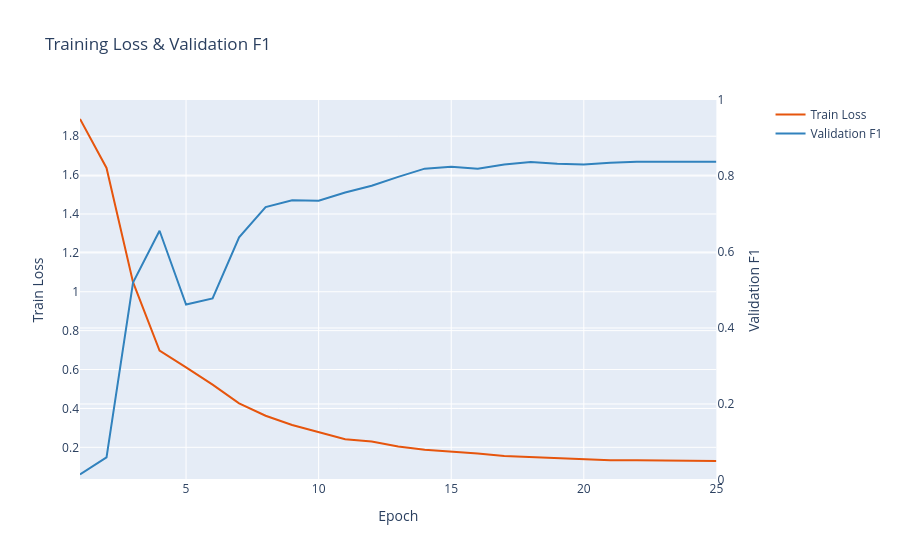

Notebook code for this chart:
### Code cell
# Interactive Plotly version too, matching the package's own visualization module
fig_train = plot_training_curves(history)
fig_train.write_html(str(OUTPUT_DIR / "training_curves.html"), include_plotlyjs="cdn")
fig_train.show()

### Figure 1 — Plotly figure (JSON) as saved in the notebook; plotly's stock layout.template omitted (floating-point values rounded to 4 significant figures)
{"data": [{"line": {"color": "#e6550d"}, "name": "Train Loss", "type": "scatter", "x": [1, 2, 3, 4, 5, 6, 7, 8, 9, 10, 11, 12, 13, 14, 15, 16, 17, 18, 19, 20, 21, 22, 23, 24, 25], "xaxis": "x", "y": [1.889, 1.637, 1.049, 0.6972, 0.6113, 0.5227, 0.4259, 0.3622, 0.315, 0.2775, 0.2418, 0.2301, 0.204, 0.1871, 0.1793, 0.1681, 0.1558, 0.1495, 0.1455, 0.137, 0.1339, 0.133, 0.1329, 0.1298, 0.1295], "yaxis": "y"}, {"line": {"color": "#3182bd"}, "name": "Validation F1", "type": "scatter", "x": [1, 2, 3, 4, 5, 6, 7, 8, 9, 10, 11, 12, 13, 14, 15, 16, 17, 18, 19, 20, 21, 22, 23, 24, 25], "xaxis": "x", "y": [0.01471, 0.05967, 0.5196, 0.656, 0.4616, 0.4779, 0.6385, 0.718, 0.7361, 0.735, 0.7565, 0.7745, 0.7977, 0.8194, 0.8244, 0.819, 0.8302, 0.8371, 0.832, 0.8302, 0.8348, 0.8373, 0.8373, 0.8373, 0.8373], "yaxis": "y2"}], "layout": {"hovermode": "x unified", "title": {"text": "Training Loss & Validation F1"}, "xaxis": {"anchor": "y", "domain": [0.0, 0.94], "title": {"text": "Epoch"}}, "yaxis": {"anchor": "x", "domain": [0.0, 1.0], "title": {"text": "Train Loss"}}, "yaxis2": {"anchor": "x", "overlaying": "y", "range": [0, 1], "side": "right", "title": {"text": "Validation F1"}}}}
